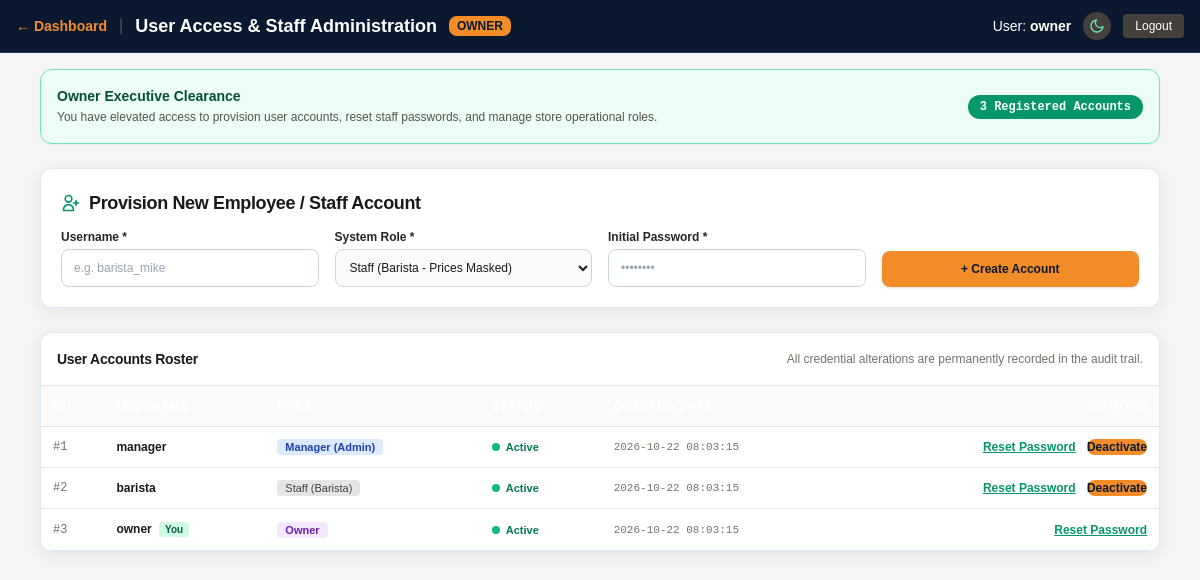
Page /pages/manage_users.php (signed in) on the committed database.
### pages/manage_users.php (the view, shortened to what this page needs)
<?php
require_once __DIR__ . '/../config/db.php';
$username = $_SESSION['username'];
$role = $_SESSION['role'];
$userId = (int)$_SESSION['user_id'];
$allUsers = $pdo->query("SELECT id, username, role, is_active, created_at FROM users ORDER BY role, username")->fetchAll(PDO::FETCH_ASSOC);
?>
<!DOCTYPE html>
<html lang="en">
<head>
    <script src="https://cdn.tailwindcss.com"></script>
<link rel="stylesheet" href="../assets/app-enhancements.css">
</head>
<body class="bg-stone-100 dark:bg-stone-950 text-stone-800 dark:text-stone-200 min-h-screen transition-colors">
    <nav class="bg-stone-900 dark:bg-black text-white px-4 py-3 flex justify-between items-center border-b border-stone-800">
        <div class="flex items-center gap-3">
            <a href="dashboard.php" class="text-emerald-400 hover:text-emerald-300 text-sm font-semibold flex items-center gap-1">
                &larr; Dashboard
            </a>
            <span class="text-stone-600">|</span>
            <span class="font-bold text-base sm:text-lg">User Access & Staff Administration</span>
            <span class="text-xs bg-emerald-600 px-2 py-0.5 rounded uppercase font-semibold"><?= htmlspecialchars($role) ?></span>
        </div>
        <div class="flex items-center gap-3 text-sm">
            <span class="hidden sm:inline">User: <b><?= htmlspecialchars($username) ?></b></span>
            <button id="theme-toggle" type="button" aria-label="Toggle dark mode"
                    class="p-1.5 rounded-full bg-stone-700 hover:bg-stone-600 text-emerald-300 transition">
                <svg class="w-4 h-4 block dark:hidden" fill="none" stroke="currentColor" stroke-width="2" viewBox="0 0 24 24"><path stroke-linecap="round" stroke-linejoin="round" d="M21 12.8A9 9 0 1 1 11.2 3a7 7 0 0 0 9.8 9.8z"/></svg>
            </button>
            <a href="logout.php" class="bg-stone-700 hover:bg-stone-600 px-3 py-1 rounded text-xs">Logout</a>
        </div>
    </nav>
    <div class="max-w-6xl mx-auto p-4 space-y-6">
        <div class="bg-emerald-50 dark:bg-emerald-950/40 border border-emerald-300 dark:border-emerald-800 text-emerald-900 dark:text-emerald-200 p-4 rounded-xl text-xs flex justify-between items-center shadow-sm">
            <div>
                <p class="font-bold text-sm">Owner Executive Clearance</p>
                <p class="text-stone-600 dark:text-stone-400 mt-0.5">You have elevated access to provision user accounts, reset staff passwords, and manage store operational roles.</p>
            </div>
            <span class="font-mono bg-emerald-600 text-white font-bold px-3 py-1 rounded-full text-xs">
                <?= count($allUsers) ?> Registered Accounts
            </span>
        </div>
        <div class="bg-white dark:bg-stone-900 rounded-xl shadow p-5 border border-stone-200 dark:border-stone-800">
            <h2 class="text-lg font-bold text-stone-900 dark:text-stone-100 mb-3 flex items-center gap-2">
                <svg class="w-5 h-5 text-emerald-600" fill="none" stroke="currentColor" stroke-width="2" viewBox="0 0 24 24"><path stroke-linecap="round" stroke-linejoin="round" d="M18 9v3m0 0v3m0-3h3m-3 0h-3m-2-5a4 4 0 11-8 0 4 4 0 018 0zM3 20a6 6 0 0112 0v1H3v-1z"/></svg>
                Provision New Employee / Staff Account
            </h2>
            <form method="POST" class="grid grid-cols-1 sm:grid-cols-4 gap-4 text-xs items-end">
                <div>
                    <label class="block font-semibold mb-1">Username *</label>
                    <input type="text" name="username" required placeholder="e.g. barista_mike"
                           class="w-full p-2.5 rounded-lg border border-stone-300 dark:border-stone-700 bg-stone-50 dark:bg-stone-800 text-stone-900 dark:text-stone-100 focus:ring-2 focus:ring-emerald-600 focus:outline-none">
                </div>
                <div>
                    <label class="block font-semibold mb-1">System Role *</label>
                    <select name="role" required class="w-full p-2.5 rounded-lg border border-stone-300 dark:border-stone-700 bg-stone-50 dark:bg-stone-800 text-stone-900 dark:text-stone-100 focus:ring-2 focus:ring-emerald-600 focus:outline-none">
                        <option value="Staff">Staff (Barista - Prices Masked)</option>
                    </select>
                </div>
                <div>
                    <label class="block font-semibold mb-1">Initial Password *</label>
                    <input type="password" name="password" required placeholder="••••••••"
                           class="w-full p-2.5 rounded-lg border border-stone-300 dark:border-stone-700 bg-stone-50 dark:bg-stone-800 text-stone-900 dark:text-stone-100 focus:ring-2 focus:ring-emerald-600 focus:outline-none">
                </div>
                <div>
                    <button type="submit" class="w-full bg-emerald-700 hover:bg-emerald-800 text-white font-semibold py-2.5 rounded-lg transition shadow">
                        + Create Account
                    </button>
                </div>
            </form>
        </div>
        <div class="bg-white dark:bg-stone-900 rounded-xl shadow overflow-hidden border border-stone-200 dark:border-stone-800">
            <div class="p-4 border-b border-stone-200 dark:border-stone-800 flex justify-between items-center">
                <h3 class="text-sm font-bold text-stone-900 dark:text-stone-100">User Accounts Roster</h3>
                <span class="text-xs text-stone-500">All credential alterations are permanently recorded in the audit trail.</span>
            </div>
            <div class="overflow-x-auto">
                <table class="w-full text-xs text-left">
                    <thead class="bg-stone-50 dark:bg-stone-800 uppercase font-semibold text-stone-600 dark:text-stone-400 border-b border-stone-200 dark:border-stone-700 text-[11px]">
                        <tr>
                            <th class="p-3">ID</th>
                            <th class="p-3">Username</th>
                            <th class="p-3">Role</th>
                            <th class="p-3">Status</th>
                            <th class="p-3">Created Date</th>
                            <th class="p-3 text-right">Actions</th>
                        </tr>
                    </thead>
                    <tbody class="divide-y divide-stone-200 dark:divide-stone-800">
                        <?php foreach ($allUsers as $u):
                            $isSelf = ((int)$u['id'] === $userId);
                        ?>
                        <tr class="hover:bg-stone-50 dark:hover:bg-stone-800/50">
                            <td class="p-3 font-mono text-stone-500">#<?= $u['id'] ?></td>
                            <td class="p-3 font-bold text-stone-900 dark:text-stone-100">
                                <?= htmlspecialchars($u['username']) ?>
                                <?php if ($isSelf): ?>
                                    <span class="text-[10px] bg-emerald-100 dark:bg-emerald-950 text-emerald-800 dark:text-emerald-300 px-1.5 py-0.5 rounded font-semibold ml-1">You</span>
                                <?php endif; ?>
                            </td>
                            <td class="p-3">
                                <?php if ($u['role'] === 'Owner'): ?>
                                    <span class="bg-purple-100 dark:bg-purple-950 text-purple-800 dark:text-purple-300 font-bold px-2 py-0.5 rounded text-[11px]">Owner</span>
                                <?php elseif ($u['role'] === 'Admin'): ?>
                                    <span class="bg-blue-100 dark:bg-blue-950 text-blue-800 dark:text-blue-300 font-semibold px-2 py-0.5 rounded text-[11px]">Manager (Admin)</span>
                                <?php else: ?>
                                    <span class="bg-stone-200 dark:bg-stone-800 text-stone-700 dark:text-stone-300 font-medium px-2 py-0.5 rounded text-[11px]">Staff (Barista)</span>
                                <?php endif; ?>
                            </td>
                            <td class="p-3">
                                <?php if (!empty($u['is_active'])): ?>
                                    <span class="inline-flex items-center gap-1.5 text-emerald-700 dark:text-emerald-400 font-semibold text-[11px]">
                                        <span class="w-2 h-2 rounded-full bg-emerald-500"></span> Active
                                    </span>
                                <?php else: ?>
                                    <span class="inline-flex items-center gap-1.5 text-rose-600 dark:text-rose-400 font-semibold text-[11px]">
                                        <span class="w-2 h-2 rounded-full bg-rose-500"></span> Deactivated
                                    </span>
                                <?php endif; ?>
                            </td>
                            <td class="p-3 text-stone-500 font-mono text-[11px]">
                                <?= !empty($u['created_at']) ? htmlspecialchars($u['created_at']) : 'N/A' ?>
                            </td>
                            <td class="p-3 text-right space-x-2">
                                <button type="button" onclick="openResetModal(<?= $u['id'] ?>, '<?= htmlspecialchars(addslashes($u['username'])) ?>')"
                                        class="text-emerald-600 hover:text-emerald-500 font-semibold underline text-xs">
                                    Reset Password
                                </button>
                                <?php if (!$isSelf): ?>
                                    <form method="POST" class="inline" onsubmit="return confirm('<?= $u['is_active'] ? 'Deactivate' : 'Activate' ?> account for <?= htmlspecialchars(addslashes($u['username'])) ?>?');">
                                        <button type="submit" class="text-xs font-semibold <?= $u['is_active'] ? 'text-rose-600 hover:underline' : 'text-emerald-600 hover:underline' ?>">
                                            <?= $u['is_active'] ? 'Deactivate' : 'Activate' ?>
                                        </button>
                                    </form>
                                <?php endif; ?>
                            </td>
                        </tr>
                        <?php endforeach; ?>
                    </tbody>
                </table>
            </div>
        </div>
    </div>
</body>
</html>

### assets/app-enhancements.css (style rules this page uses)
:root { --asterisko-navy: #102542; --asterisko-navy-dark: #0A192F; --asterisko-navy-light: #1B3A5B; --asterisko-navy-surface: #142844; --asterisko-navy-hover: #1E4168; --asterisko-orange: #F28C28; --asterisko-orange-hover: #DB7616; --asterisko-orange-active: #C4630D; --asterisko-orange-glow: rgba(242, 140, 40, 0.25); --asterisko-orange-light: #FFF0DB; --asterisko-white: #FFFFFF; --asterisko-bg: #F4F7FB; --asterisko-text: #1E293B; --asterisko-muted: #64748B; --asterisko-border: #E2E8F0; --asterisko-border-dark: #1E3A5F; --asterisko-text-dark: #F8FAFC; --asterisko-muted-dark: #94A3B8; --asterisko-success: #15803D; --asterisko-success-bg: #DCFCE7; --asterisko-danger: #B91C1C; --asterisko-danger-bg: #FEE2E2; --asterisko-radius: 12px; --asterisko-shadow: 0 4px 16px rgba(16, 37, 66, 0.07); --asterisko-shadow-hover: 0 10px 28px rgba(16, 37, 66, 0.14); }
html { scroll-behavior: smooth; -webkit-tap-highlight-color: transparent; }
body { background-color: var(--asterisko-bg); color: var(--asterisko-text); font-family: Arial, Helvetica, sans-serif; -webkit-font-smoothing: antialiased; }
a, button, input, select, textarea, [role="button"] { transition: color 0.2s ease, background-color 0.2s ease, border-color 0.2s ease, box-shadow 0.2s ease, transform 0.15s ease, opacity 0.2s ease; }
button, [role="button"], input[type="submit"], input[type="button"] { touch-action: manipulation; cursor: pointer; }
h1, h2, h3, h4, h5, h6 { color: var(--asterisko-navy); font-weight: 700; letter-spacing: -0.02em; }
p { line-height: 1.6; }
.text-emerald-500, .text-emerald-400 { color: var(--asterisko-orange) !important; }
a { color: var(--asterisko-navy-light); text-decoration-thickness: 1px; text-underline-offset: 3px; }
nav, aside, .sidebar, nav.sidebar, #sidebar, nav.bg-stone-900, nav.dark\:bg-black { background-color: var(--asterisko-navy-dark) !important; border-bottom: 1px solid var(--asterisko-border-dark) !important; color: var(--asterisko-white); }
nav a.bg-emerald-600, nav a.bg-emerald-700, nav a.active, nav span.bg-emerald-600, .sidebar a.active, #sidebar a.active, nav a[aria-current="page"] { background-color: var(--asterisko-orange) !important; border-color: var(--asterisko-orange) !important; color: var(--asterisko-navy-dark) !important; font-weight: 700 !important; border-radius: 8px; }
button.bg-blue-600, button.bg-blue-700, a.bg-blue-600, a.bg-blue-700, button.bg-emerald-600, button.bg-emerald-700, a.bg-emerald-600, a.bg-emerald-700, button.bg-emerald-800, a.bg-emerald-800, input[type="submit"], button[type="submit"], a.bg-indigo-600, button.bg-indigo-600 { background-color: var(--asterisko-orange) !important; border-color: var(--asterisko-orange) !important; color: var(--asterisko-navy-dark) !important; font-weight: 700 !important; border-radius: 8px; }
.card, .dashboard-card, .panel, .bg-white.rounded-lg, .bg-white.rounded-xl, .bg-white.rounded-2xl { border: 1px solid var(--asterisko-border); border-radius: var(--asterisko-radius); box-shadow: var(--asterisko-shadow); }
table { border-collapse: separate; border-spacing: 0; width: 100%; }
thead { background-color: var(--asterisko-navy); color: var(--asterisko-white); }
thead th { color: var(--asterisko-white) !important; font-weight: 600; padding: 12px 16px; text-align: left; font-size: 0.75rem; letter-spacing: 0.05em; text-transform: uppercase; }
tbody tr { background-color: var(--asterisko-white); color: var(--asterisko-text); transition: background-color 0.2s ease; }
tbody td { border-bottom: 1px solid var(--asterisko-border); padding: 12px 16px; }
input:not([type="checkbox"]):not([type="radio"]):not([type="submit"]):not([type="button"]), select, textarea { border: 1px solid #CBD5E1; border-radius: 8px; background-color: var(--asterisko-white); color: var(--asterisko-text); padding: 10px 12px; max-width: 100%; }
input::placeholder, textarea::placeholder { color: #94A3B8; }
svg { flex-shrink: 0; }

### rows in the picture
users: id "1", username "manager", role "Manager (Admin)", is_active 1 (drawn), created_at "2026-10-22 08:03:15"
users: id "2", username "barista", role "Staff (Barista)", is_active 1 (drawn), created_at "2026-10-22 08:03:15"
users: id "3", username "owner", shows "You", role "Owner", is_active 1 (drawn), created_at "2026-10-22 08:03:15"

### other values in the picture
$role "OWNER"
$username "owner"
count($allUsers) "3"
